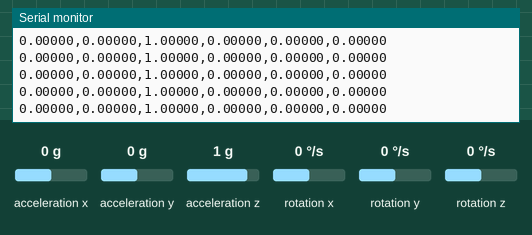
Bench run of a sketch on a simulated ESP32. On the bench: the last lines printed to the serial monitor. Inputs (shaded band) come from the test bench; at power-on: rotation x 0 °/s, acceleration x 0 g, acceleration y 0 g, acceleration z 1 g, rotation y 0 °/s, rotation z 0 °/s.

Above: at 1.2 s.
1.3 s: rotation x set to -192 °/s
At 1.9 s:
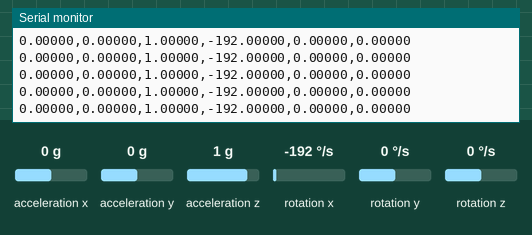
4.3 s: acceleration x set to -0.2 g
At 5.4 s:
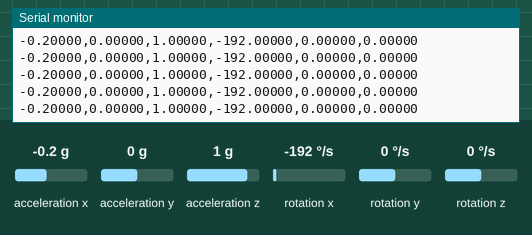

Measured:
- after the input at 1.3 s, the serial monitor: prints a new line at once (image 1)
- after the input at 4.3 s, the serial monitor: prints a new line at once (image 2)

The sketch:

IMU_CAPTURE_ZERO_THRESHOLD.ino
```cpp
#include <LSM6DS3.h>
#include <Wire.h>

//Create a instance of class LSM6DS3
LSM6DS3 myIMU(I2C_MODE, 0x6A);    //I2C device address 0x6A
float aX, aY, aZ, gX, gY, gZ;
const float accelerationThreshold = 0; // threshold of significant in G's
const int numSamples = 119;
int samplesRead = numSamples;

void setup() {
  // put your setup code here, to run once:
  Serial.begin(115200);
  while (!Serial);
  //Call .begin() to configure the IMUs
  if (myIMU.begin() != 0) {
    Serial.println("Device error");
  } else {
    Serial.println("aX,aY,aZ,gX,gY,gZ");
  }
}

void loop() {
    Serial.print(myIMU.readFloatAccelX(), 5);
    Serial.print(',');
    Serial.print(myIMU.readFloatAccelY(), 5);
    Serial.print(',');
    Serial.print(myIMU.readFloatAccelZ(), 5);
    Serial.print(',');
    Serial.print(myIMU.readFloatGyroX(), 5);
    Serial.print(',');
    Serial.print(myIMU.readFloatGyroY(), 5);
    Serial.print(',');
    Serial.print(myIMU.readFloatGyroZ(), 5);
    Serial.println();

  // wait for significant motion
  // while (samplesRead == numSamples) {
  //   // read the acceleration data
  //   aX = myIMU.readFloatAccelX();
  //   aY = myIMU.readFloatAccelY();
  //   aZ = myIMU.readFloatAccelZ();

  //   // sum up the absolutes
  //   float aSum = fabs(aX) + fabs(aY) + fabs(aZ);

  //   // check if it's above the threshold
  //   if (aSum >= accelerationThreshold) {
  //     // reset the sample read count
  //     samplesRead = 0;
  //     break;
  //   }
  // }

  // // check if the all the required samples have been read since
  // // the last time the significant motion was detected
  // while (samplesRead < numSamples) {
  //   // check if both new acceleration and gyroscope data is
  //   // available
  //   // read the acceleration and gyroscope data

  //   samplesRead++;

  //   // print the data in CSV format
  //   Serial.print(myIMU.readFloatAccelX(), 5);
  //   Serial.print(',');
  //   Serial.print(myIMU.readFloatAccelY(), 5);
  //   Serial.print(',');
  //   Serial.print(myIMU.readFloatAccelZ(), 5);
  //   Serial.print(',');
  //   Serial.print(myIMU.readFloatGyroX(), 5);
  //   Serial.print(',');
  //   Serial.print(myIMU.readFloatGyroY(), 5);
  //   Serial.print(',');
  //   Serial.print(myIMU.readFloatGyroZ(), 5);
  //   Serial.println();

  //   if (samplesRead == numSamples) {
  //     // add an empty line if it's the last sample
  //     Serial.println();
  //   }
  // }
}
```
